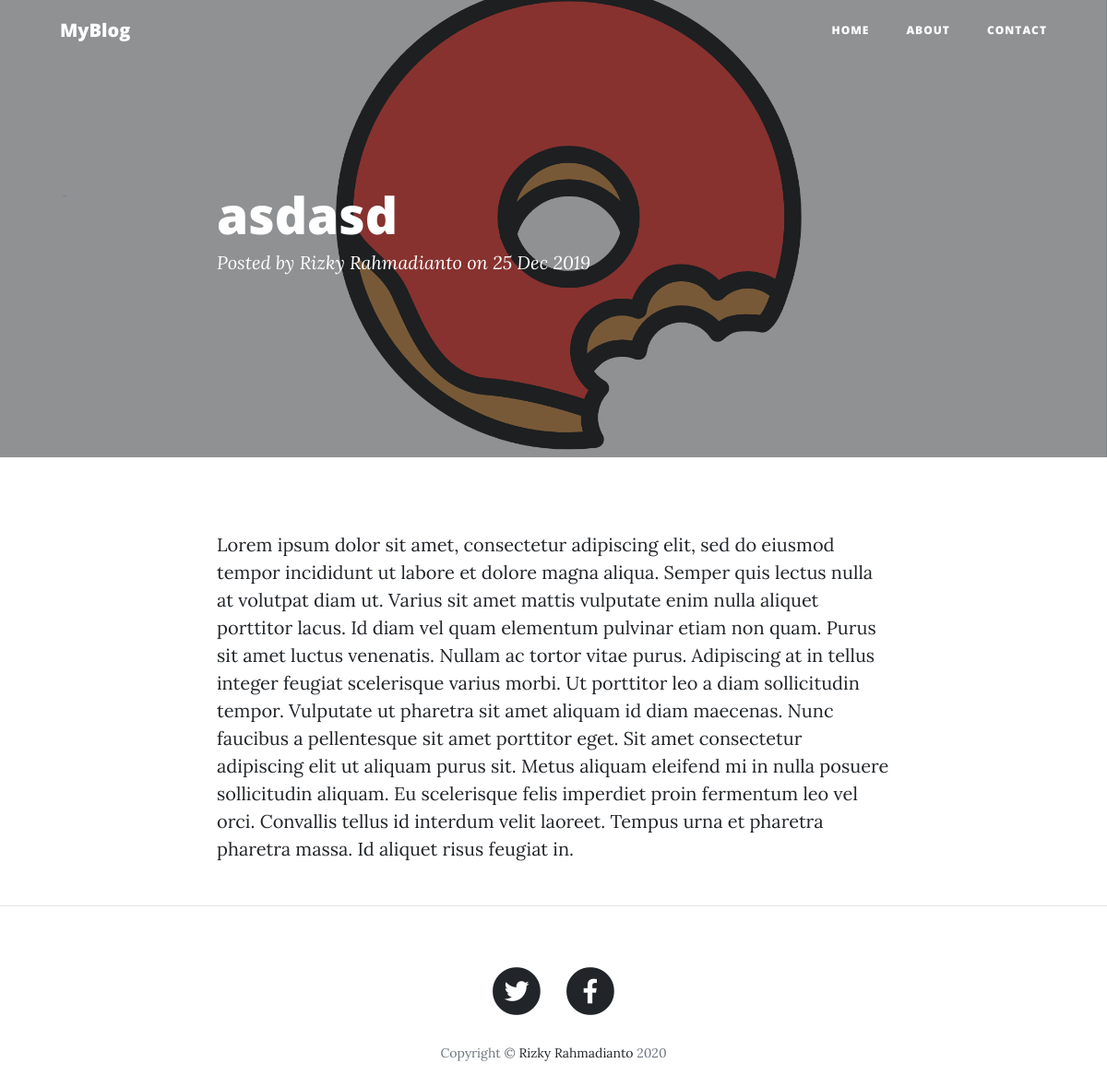
/home/read/multiple-access/asdasd, run on an earlier commit of the app's database.
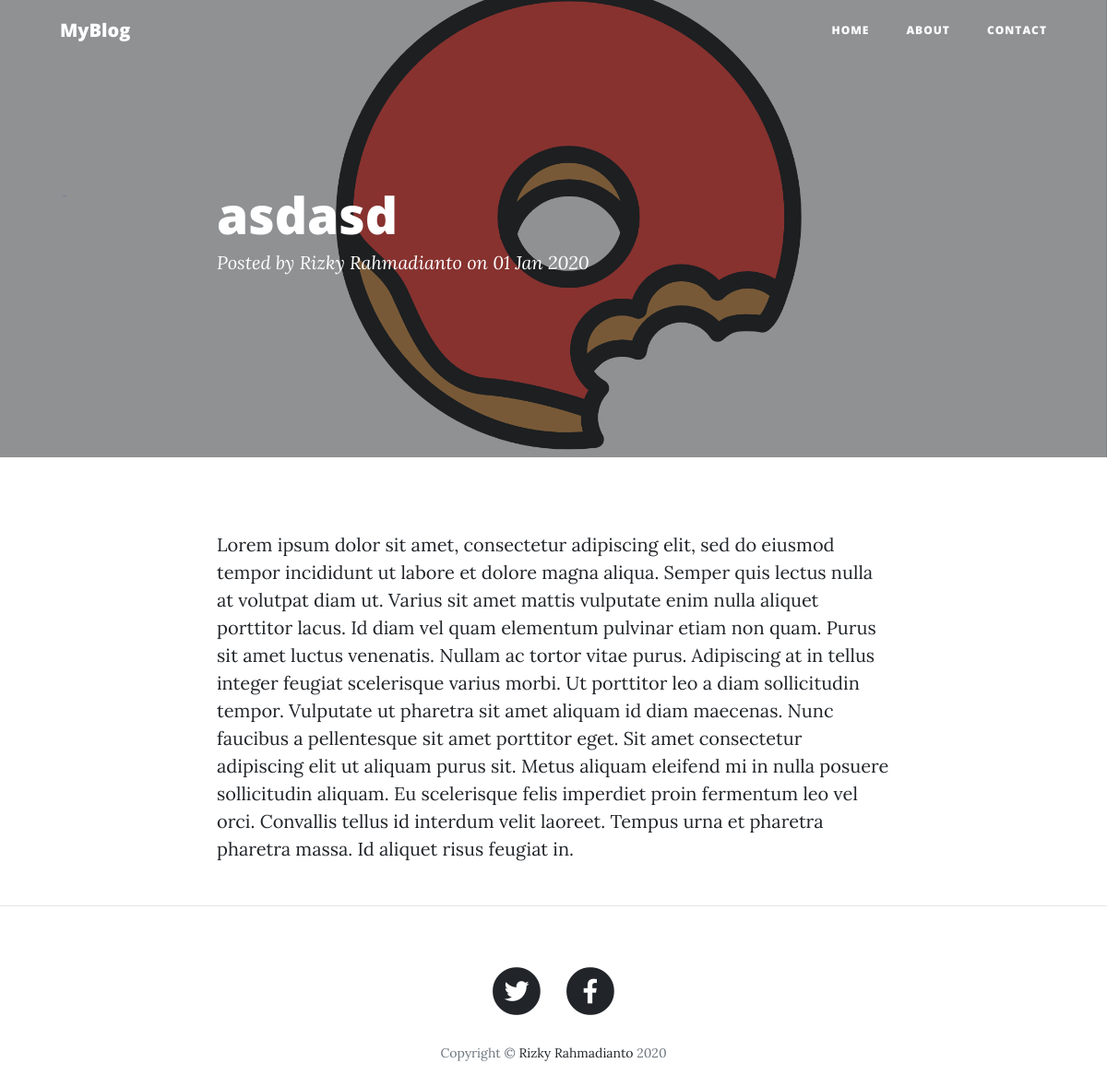
And on a later commit of the database.
### tables this page shows
CREATE TABLE `blog_profile` (
  `id` int(11) NOT NULL,
  `name` varchar(64) NOT NULL,
  `email` varchar(64) NOT NULL,
  `phone` varchar(64) NOT NULL,
  `about` text NOT NULL,
  `icon` varchar(256) NOT NULL,
  `visitor` int(11) NOT NULL
);

CREATE TABLE `blog` (
  `blog_id` int(11) NOT NULL,
  `user_id` varchar(64) NOT NULL,
  `category_id` int(11) NOT NULL,
  `title` varchar(128) NOT NULL,
  `slug` varchar(128) NOT NULL,
  `picture` varchar(256) NOT NULL,
  `short_content` text NOT NULL,
  `content` longtext NOT NULL,
  `created_at` datetime NOT NULL,
  `updated_at` datetime NOT NULL,
  `blog_views` int(11) NOT NULL,
  `pending` tinyint(4) NOT NULL,
  `public` tinyint(4) NOT NULL,
  `active` varchar(16) NOT NULL
);

CREATE TABLE `link_blog_profile` (
  `id` int(11) NOT NULL,
  `name` varchar(64) NOT NULL,
  `icon` varchar(64) NOT NULL
);

### application/helpers/templatingBackTemplate_helper.php (called while the page is built, shortened)
<?php if (!defined('BASEPATH')) exit('No direct script access allowed');
function renderFrontTemplate($page = null, $data = array())
{
  $ci = &get_instance();
  $data['profile'] = $ci->Profile_model->getProfileById(1);
  $data['link_profile'] = $ci->Profile_model->getLinkProfile();
  $ci->load->view('front-templates/header', $data);
  $ci->load->view('front-templates/navbar', $data);
  $ci->load->view($page, $data);
  $ci->load->view('front-templates/footer', $data);
}

### application/controllers/Home.php (called while the page is built, shortened)
<?php
class Home extends CI_Controller
{
  private function view_count($b_slug)
  {
    $slug = $this->Post_model->getPostBySlug($b_slug);
    $check_visitor = $this->input->cookie(urldecode($b_slug), false);
    $ip = $this->input->ip_address();
    if ($check_visitor == false) {
      $cookie = [
        'name' => urldecode($b_slug),
        'value' => "$ip",
        'expire' => time() + 7200,
        'secure' => false
      ];
      $this->input->set_cookie($cookie);
      $getPrevViews = $slug['blog_views'];
      $data = [
        'blog_views' => $getPrevViews + 1
      ];
      $this->Post_model->updateViewCounter(urldecode($b_slug), $data);
    }
  }
  public function read($c_slug = null, $b_slug = null)
  {
    $info['read'] = $this->Post_model->getReadPost($c_slug, $b_slug);
    $info['title'] = $info['read']['title'];
    renderFrontTemplate('posts/read-post', $info);
  }
}

### index.php (called while the page is built, shortened)
<?php
require_once BASEPATH.'core/CodeIgniter.php';

### application/models/Profile_model.php (called while the page is built, shortened)
<?php
class Profile_model extends CI_Model
{
  public function getProfileById($id)
  {
    return $this->db->get_where('blog_profile', ['id' => $id])->row_array();
  }
  public function getLinkProfile()
  {
    $this->db->select('*');
    $this->db->from('link_blog_profile');
    $this->db->join('blog_profile_detail', 'blog_profile_detail.link_blog_profile_id = link_blog_profile.id');
    $this->db->order_by('id', 'ASC');
    $query = $this->db->get();
    return $query->result_array();
  }
}

### application/models/Post_model.php (called while the page is built, shortened)
<?php
class Post_model extends CI_Model
{
  public function getReadPost($c_slug, $b_slug)
  {
    $this->db->select('*, blog.slug as b_slug, category.slug as c_slug');
    $this->db->from('blog');
    $this->db->join('category', 'category.category_id = blog.category_id');
    $this->db->where('category.slug', $c_slug);
    $this->db->where('blog.slug', $b_slug);
    $query = $this->db->get();
    return $query->row_array();
  }
  public function updateViewCounter($id, $data)
  {
    $this->db->where('slug', $id);
    $this->db->update('blog', $data);
  }
}

### application/views/posts/read-post.php (the view)
<header class="masthead" style="background-image: url('<?php echo base_url(); ?>back-assets/img/post_picture/<?= $read['picture'] ?>')">
  <div class="overlay"></div>
  <div class="container">
    <div class="row">
      <div class="col-lg-8 col-md-10 mx-auto">
        <div class="post-heading">
          <h1><?= $read['title']; ?></h1>
          <span class="meta">Posted by
            <a href="#"><?= $read['user_id']; ?></a>
            on <?= date('d M Y', strtotime($read['created_at'])); ?></span>
        </div>
      </div>
    </div>
  </div>
</header>
<article>
  <div class="container">
    <div class="row">
      <div class="col-lg-8 col-md-10 mx-auto">
        <?= $read['content']; ?>
      </div>
    </div>
  </div>
</article>

### application/views/front-templates/header.php (shortened to what this page needs)
<!DOCTYPE html>
<html lang="en">
<head>
  <link href="<?php echo base_url(); ?>front-assets/vendor/bootstrap/css/bootstrap.min.css" rel="stylesheet">
  <link href="<?php echo base_url(); ?>front-assets/vendor/fontawesome-free/css/all.min.css" rel="stylesheet" type="text/css">
  <link href="<?php echo base_url(); ?>front-assets/css/clean-blog.min.css" rel="stylesheet">
</head>
<body>

### application/views/front-templates/navbar.php (shortened to what this page needs)
<nav class="navbar navbar-expand-lg navbar-light fixed-top" id="mainNav">
  <div class="container">
    <a class="navbar-brand" href="<?php echo base_url(); ?>"><?php echo $profile['name']; ?></a>
    <div class="collapse navbar-collapse" id="navbarResponsive">
      <ul class="navbar-nav ml-auto">
        <li class="nav-item">
          <a class="nav-link" href="<?php echo base_url(); ?>">Home</a>
        </li>
        <li class="nav-item">
          <a class="nav-link" href="<?php echo base_url(); ?>about">About</a>
        </li>
        <li class="nav-item">
          <a class="nav-link" href="<?php echo base_url(); ?>contact">Contact</a>
        </li>
      </ul>
    </div>
  </div>
</nav>

### application/views/front-templates/footer.php (shortened to what this page needs)
<hr>
<footer>
  <div class="container">
    <div class="row">
      <div class="col-lg-8 col-md-10 mx-auto">
        <ul class="list-inline text-center">
          <?php
          if ($link_profile) :
            foreach ($link_profile as $val) :
          ?>
              <li class="list-inline-item">
                <a href="<?php echo $val['url'] ?>" target="_blank">
                  <span class="fa-stack fa-lg">
                    <i class="fas fa-circle fa-stack-2x"></i>
                    <i class="<?php echo $val['icon'] ?> fa-stack-1x fa-inverse"></i>
                  </span>
                </a>
              </li>
            <?php endforeach; ?>
          <?php endif; ?>
        </ul>
        <p class="copyright text-muted">Copyright &copy; <a href="https://goo.gl/otqUXt" target="_blank" style="text-decoration: none;">Rizky Rahmadianto</a> <?php echo date('Y') ?> </p>
      </div>
    </div>
  </div>
</footer>
</body>
</html>

What changed in the data, as far as the page shows it:
changed blog "asdasd": created_at "25 Dec 2019" → "01 Jan 2020"
